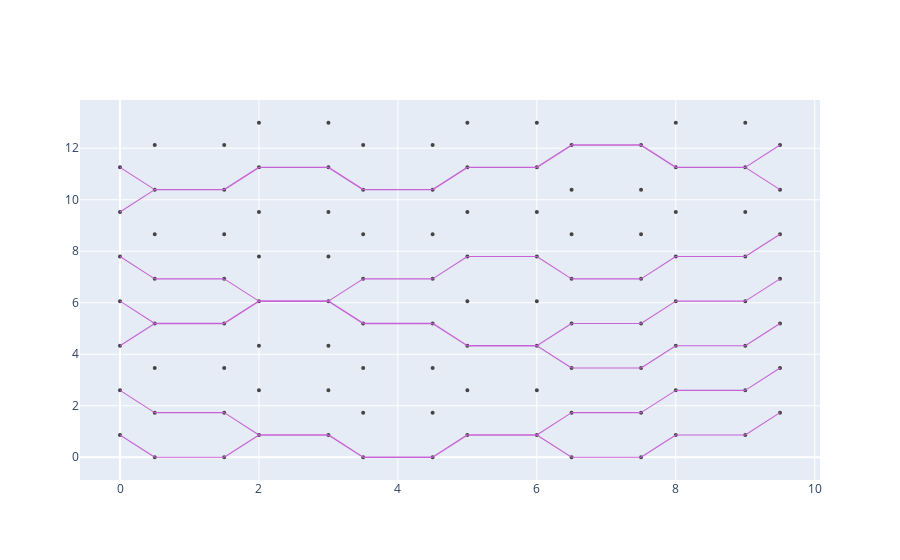

Write notebook code for a chart like this one.
### Code cell
# plot network with data of choice
flow.circuit.edges['conductivity']=nsol.y.transpose()[-1]*1.
flow.circuit.edges['flow_rate'], dP=flow.calc_configuration_flow()
flow.circuit.draw_weight_scaling=2.
fig=flow.circuit.plot_circuit(linewidth=[flow.circuit.edges['conductivity']])
fig.show()

### Figure 1 — Plotly figure (JSON) as saved in the notebook; plotly's stock layout.template omitted (floating-point values rounded to 4 significant figures; data arrays with more than 128 entries replaced by an {"elided": "..."} marker saying what was removed)
{"data": [{"hoverinfo": "text", "hovertext": ["label: 0<br>source: 0.0<br>", "label: 1<br>source: -1.0<br>", "label: 2<br>source: 0.0<br>", "label: 3<br>source: -1.0<br>", "label: 4<br>source: 0.0<br>", "label: 5<br>source: -1.0<br>", "label: 6<br>source: 0.0<br>", "label: 7<br>source: -1.0<br>", "label: 8<br>source: 0.0<br>", "label: 9<br>source: -1.0<br>", "label: 10<br>source: 0.0<br>", "label: 11<br>source: -1.0<br>", "label: 12<br>source: 0.0<br>", "label: 13<br>source: -1.0<br>", "label: 14<br>source: 0.0<br>", "label: 15<br>source: 0.0<br>", "label: 16<br>source: 0.0<br>", "label: 17<br>source: 0.0<br>", "label: 18<br>source: 0.0<br>", "label: 19<br>source: 0.0<br>", "label: 20<br>source: 0.0<br>", "label: 21<br>source: 0.0<br>", "label: 22<br>source: 0.0<br>", "label: 23<br>source: 0.0<br>", "label: 24<br>source: 0.0<br>", "label: 25<br>source: 0.0<br>", "label: 26<br>source: 0.0<br>", "label: 27<br>source: 0.0<br>", "label: 28<br>source: 0.0<br>", "label: 29<br>source: 0.0<br>", "label: 30<br>source: 0.0<br>", "label: 31<br>source: 0.0<br>", "label: 32<br>source: 0.0<br>", "label: 33<br>source: 0.0<br>", "label: 34<br>source: 0.0<br>", "label: 35<br>source: 0.0<br>", "label: 36<br>source: 0.0<br>", "label: 37<br>source: 0.0<br>", "label: 38<br>source: 0.0<br>", "label: 39<br>source: 0.0<br>", "label: 40<br>source: 0.0<br>", "label: 41<br>source: 0.0<br>", "label: 42<br>source: 0.0<br>", "label: 43<br>source: 0.0<br>", "label: 44<br>source: 0.0<br>", "label: 45<br>source: 0.0<br>", "label: 46<br>source: 0.0<br>", "label: 47<br>source: 0.0<br>", "label: 48<br>source: 0.0<br>", "label: 49<br>source: 0.0<br>", "label: 50<br>source: 0.0<br>", "label: 51<br>source: 0.0<br>", "label: 52<br>source: 0.0<br>", "label: 53<br>source: 0.0<br>", "label: 54<br>source: 0.0<br>", "label: 55<br>source: 0.0<br>", "label: 56<br>source: 0.0<br>", "label: 57<br>source: 0.0<br>", "label: 58<br>source: 0.0<br>", "label: 59<br>source: 0.0<br>", "label: 60<br>source: 0.0<br>", "label: 61<br>source: 0.0<br>", "label: 62<br>source: 0.0<br>", "label: 63<br>source: 0.0<br>", "label: 64<br>source: 0.0<br>", "label: 65<br>source: 0.0<br>", "label: 66<br>source: 0.0<br>", "label: 67<br>source: 0.0<br>", "label: 68<br>source: 0.0<br>", "label: 69<br>source: 0.0<br>", "label: 70<br>source: 0.0<br>", "label: 71<br>source: 0.0<br>", "label: 72<br>source: 0.0<br>", "label: 73<br>source: 0.0<br>", "label: 74<br>source: 0.0<br>", "label: 75<br>source: 0.0<br>", "label: 76<br>source: 0.0<br>", "label: 77<br>source: 0.0<br>", "label: 78<br>source: 0.0<br>", "label: 79<br>source: 0.0<br>", "label: 80<br>source: 0.0<br>", "label: 81<br>source: 0.0<br>", "label: 82<br>source: 0.0<br>", "label: 83<br>source: 0.0<br>", "label: 84<br>source: 0.0<br>", "label: 85<br>source: 0.0<br>", "label: 86<br>source: 0.0<br>", "label: 87<br>source: 0.0<br>", "label: 88<br>source: 0.0<br>", "label: 89<br>source: 0.0<br>", "label: 90<br>source: 0.0<br>", "label: 91<br>source: 0.0<br>", "label: 92<br>source: 0.0<br>", "label: 93<br>source: 0.0<br>", "label: 94<br>source: 0.0<br>", "label: 95<br>source: 0.0<br>", "label: 96<br>source: 1.0<br>", "label: 97<br>source: 0.0<br>", "label: 98<br>source: 1.0<br>", "label: 99<br>source: 0.0<br>", "label: 100<br>source: 1.0<br>", "label: 101<br>source: 0.0<br>", "label: 102<br>source: 1.0<br>", "label: 103<br>source: 0.0<br>", "label: 104<br>source: 1.0<br>", "label: 105<br>source: 0.0<br>", "label: 106<br>source: 1.0<br>", "label: 107<br>source: 0.0<br>", "label: 108<br>source: 1.0<br>", "label: 109<br>source: 0.0<br>"], "marker": {"color": "#a845b5", "line": {"width": 2}, "size": 2}, "mode": "markers", "type": "scatter", "x": [0.5, 0, 0.5, 0, 0.5, 0, 0.5, 0, 0.5, 0, 0.5, 0, 0.5, 0, 0.5, 1.5, 2, 1.5, 2, 1.5, 2, 1.5, 2, 1.5, 2, 1.5, 2, 1.5, 2, 1.5, 2, 3.5, 3, 3.5, 3, 3.5, 3, 3.5, 3, 3.5, 3, 3.5, 3, 3.5, 3, 3.5, 3, 4.5, 5, 4.5, 5, 4.5, 5, 4.5, 5, 4.5, 5, 4.5, 5, 4.5, 5, 4.5, 5, 6.5, 6, 6.5, 6, 6.5, 6, 6.5, 6, 6.5, 6, 6.5, 6, 6.5, 6, 6.5, 6, 7.5, 8, 7.5, 8, 7.5, 8, 7.5, 8, 7.5, 8, 7.5, 8, 7.5, 8, 7.5, 8, 9, 9.5, 9, 9.5, 9, 9.5, 9, 9.5, 9, 9.5, 9, 9.5, 9, 9.5, 9], "y": [0, 0.866, 1.732, 2.598, 3.464, 4.33, 5.196, 6.062, 6.928, 7.794, 8.66, 9.526, 10.39, 11.26, 12.12, 0, 0.866, 1.732, 2.598, 3.464, 4.33, 5.196, 6.062, 6.928, 7.794, 8.66, 9.526, 10.39, 11.26, 12.12, 12.99, 0, 0.866, 1.732, 2.598, 3.464, 4.33, 5.196, 6.062, 6.928, 7.794, 8.66, 9.526, 10.39, 11.26, 12.12, 12.99, 0, 0.866, 1.732, 2.598, 3.464, 4.33, 5.196, 6.062, 6.928, 7.794, 8.66, 9.526, 10.39, 11.26, 12.12, 12.99, 0, 0.866, 1.732, 2.598, 3.464, 4.33, 5.196, 6.062, 6.928, 7.794, 8.66, 9.526, 10.39, 11.26, 12.12, 12.99, 0, 0.866, 1.732, 2.598, 3.464, 4.33, 5.196, 6.062, 6.928, 7.794, 8.66, 9.526, 10.39, 11.26, 12.12, 12.99, 0.866, 1.732, 2.598, 3.464, 4.33, 5.196, 6.062, 6.928, 7.794, 8.66, 9.526, 10.39, 11.26, 12.12, 12.99]}, {"hoverinfo": "none", "line": {"color": "#c762d4", "width": 1.122}, "mode": "lines", "type": "scatter", "x": [0.5, 0, null], "y": [0, 0.866, null]}, {"hoverinfo": "none", "line": {"color": "#c762d4", "width": 1.122}, "mode": "lines", "type": "scatter", "x": [0.5, 1.5, null], "y": [0, 0, null]}, {"hoverinfo": "none", "line": {"color": "#c762d4", "width": 4.645e-05}, "mode": "lines", "type": "scatter", "x": [0, 0.5, null], "y": [0.866, 1.732, null]}, {"hoverinfo": "none", "line": {"color": "#c762d4", "width": 1.122}, "mode": "lines", "type": "scatter", "x": [0.5, 0, null], "y": [1.732, 2.598, null]}, {"hoverinfo": "none", "line": {"color": "#c762d4", "width": 1.122}, "mode": "lines", "type": "scatter", "x": [0.5, 1.5, null], "y": [1.732, 1.732, null]}, {"hoverinfo": "none", "line": {"color": "#c762d4", "width": 5.368e-05}, "mode": "lines", "type": "scatter", "x": [0, 0.5, null], "y": [2.598, 3.464, null]}, {"hoverinfo": "none", "line": {"color": "#c762d4", "width": 6.932e-05}, "mode": "lines", "type": "scatter", "x": [0.5, 0, null], "y": [3.464, 4.33, null]}, {"hoverinfo": "none", "line": {"color": "#c762d4", "width": 7.868e-05}, "mode": "lines", "type": "scatter", "x": [0.5, 1.5, null], "y": [3.464, 3.464, null]}, {"hoverinfo": "none", "line": {"color": "#c762d4", "width": 1.122}, "mode": "lines", "type": "scatter", "x": [0, 0.5, null], "y": [4.33, 5.196, null]}, {"hoverinfo": "none", "line": {"color": "#c762d4", "width": 1.122}, "mode": "lines", "type": "scatter", "x": [0.5, 0, null], "y": [5.196, 6.062, null]}, {"hoverinfo": "none", "line": {"color": "#c762d4", "width": 1.414}, "mode": "lines", "type": "scatter", "x": [0.5, 1.5, null], "y": [5.196, 5.196, null]}, {"hoverinfo": "none", "line": {"color": "#c762d4", "width": 2.645e-05}, "mode": "lines", "type": "scatter", "x": [0, 0.5, null], "y": [6.062, 6.928, null]}, {"hoverinfo": "none", "line": {"color": "#c762d4", "width": 1.122}, "mode": "lines", "type": "scatter", "x": [0.5, 0, null], "y": [6.928, 7.794, null]}, {"hoverinfo": "none", "line": {"color": "#c762d4", "width": 1.122}, "mode": "lines", "type": "scatter", "x": [0.5, 1.5, null], "y": [6.928, 6.928, null]}, {"hoverinfo": "none", "line": {"color": "#c762d4", "width": 0.000347}, "mode": "lines", "type": "scatter", "x": [0, 0.5, null], "y": [7.794, 8.66, null]}, {"hoverinfo": "none", "line": {"color": "#c762d4", "width": 3.127e-05}, "mode": "lines", "type": "scatter", "x": [0.5, 0, null], "y": [8.66, 9.526, null]}, {"hoverinfo": "none", "line": {"color": "#c762d4", "width": 0.000347}, "mode": "lines", "type": "scatter", "x": [0.5, 1.5, null], "y": [8.66, 8.66, null]}, {"hoverinfo": "none", "line": {"color": "#c762d4", "width": 1.122}, "mode": "lines", "type": "scatter", "x": [0, 0.5, null], "y": [9.526, 10.39, null]}, {"hoverinfo": "none", "line": {"color": "#c762d4", "width": 1.122}, "mode": "lines", "type": "scatter", "x": [0.5, 0, null], "y": [10.39, 11.26, null]}, {"hoverinfo": "none", "line": {"color": "#c762d4", "width": 1.414}, "mode": "lines", "type": "scatter", "x": [0.5, 1.5, null], "y": [10.39, 10.39, null]}, {"hoverinfo": "none", "line": {"color": "#c762d4", "width": 8.983e-05}, "mode": "lines", "type": "scatter", "x": [0, 0.5, null], "y": [11.26, 12.12, null]}, {"hoverinfo": "none", "line": {"color": "#c762d4", "width": 8.983e-05}, "mode": "lines", "type": "scatter", "x": [0.5, 1.5, null], "y": [12.12, 12.12, null]}, {"hoverinfo": "none", "line": {"color": "#c762d4", "width": 1.122}, "mode": "lines", "type": "scatter", "x": [1.5, 2, null], "y": [0, 0.866, null]}, {"hoverinfo": "none", "line": {"color": "#c762d4", "width": 1.122}, "mode": "lines", "type": "scatter", "x": [2, 1.5, null], "y": [0.866, 1.732, null]}, {"hoverinfo": "none", "line": {"color": "#c762d4", "width": 1.414}, "mode": "lines", "type": "scatter", "x": [2, 3, null], "y": [0.866, 0.866, null]}, {"hoverinfo": "none", "line": {"color": "#c762d4", "width": 6.384e-05}, "mode": "lines", "type": "scatter", "x": [1.5, 2, null], "y": [1.732, 2.598, null]}, {"hoverinfo": "none", "line": {"color": "#c762d4", "width": 6.998e-05}, "mode": "lines", "type": "scatter", "x": [2, 1.5, null], "y": [2.598, 3.464, null]}, {"hoverinfo": "none", "line": {"color": "#c762d4", "width": 8.445e-05}, "mode": "lines", "type": "scatter", "x": [2, 3, null], "y": [2.598, 2.598, null]}, {"hoverinfo": "none", "line": {"color": "#c762d4", "width": 5.262e-05}, "mode": "lines", "type": "scatter", "x": [1.5, 2, null], "y": [3.464, 4.33, null]}, {"hoverinfo": "none", "line": {"color": "#c762d4", "width": 4.229e-05}, "mode": "lines", "type": "scatter", "x": [2, 1.5, null], "y": [4.33, 5.196, null]}, {"hoverinfo": "none", "line": {"color": "#c762d4", "width": 6.021e-05}, "mode": "lines", "type": "scatter", "x": [2, 3, null], "y": [4.33, 4.33, null]}, {"hoverinfo": "none", "line": {"color": "#c762d4", "width": 1.414}, "mode": "lines", "type": "scatter", "x": [1.5, 2, null], "y": [5.196, 6.062, null]}, {"hoverinfo": "none", "line": {"color": "#c762d4", "width": 1.122}, "mode": "lines", "type": "scatter", "x": [2, 1.5, null], "y": [6.062, 6.928, null]}, {"hoverinfo": "none", "line": {"color": "#c762d4", "width": 1.619}, "mode": "lines", "type": "scatter", "x": [2, 3, null], "y": [6.062, 6.062, null]}, {"hoverinfo": "none", "line": {"color": "#c762d4", "width": 4.334e-05}, "mode": "lines", "type": "scatter", "x": [1.5, 2, null], "y": [6.928, 7.794, null]}, {"hoverinfo": "none", "line": {"color": "#c762d4", "width": 7.903e-05}, "mode": "lines", "type": "scatter", "x": [2, 1.5, null], "y": [7.794, 8.66, null]}, {"hoverinfo": "none", "line": {"color": "#c762d4", "width": 8.286e-05}, "mode": "lines", "type": "scatter", "x": [2, 3, null], "y": [7.794, 7.794, null]}, {"hoverinfo": "none", "line": {"color": "#c762d4", "width": 0.0003463}, "mode": "lines", "type": "scatter", "x": [1.5, 2, null], "y": [8.66, 9.526, null]}, {"hoverinfo": "none", "line": {"color": "#c762d4", "width": 0.0001189}, "mode": "lines", "type": "scatter", "x": [2, 1.5, null], "y": [9.526, 10.39, null]}, {"hoverinfo": "none", "line": {"color": "#c762d4", "width": 0.0003473}, "mode": "lines", "type": "scatter", "x": [2, 3, null], "y": [9.526, 9.526, null]}, {"hoverinfo": "none", "line": {"color": "#c762d4", "width": 1.414}, "mode": "lines", "type": "scatter", "x": [1.5, 2, null], "y": [10.39, 11.26, null]}, {"hoverinfo": "none", "line": {"color": "#c762d4", "width": 7.272e-05}, "mode": "lines", "type": "scatter", "x": [2, 1.5, null], "y": [11.26, 12.12, null]}, {"hoverinfo": "none", "line": {"color": "#c762d4", "width": 1.414}, "mode": "lines", "type": "scatter", "x": [2, 3, null], "y": [11.26, 11.26, null]}, {"hoverinfo": "none", "line": {"color": "#c762d4", "width": 6.993e-05}, "mode": "lines", "type": "scatter", "x": [1.5, 2, null], "y": [12.12, 12.99, null]}, {"hoverinfo": "none", "line": {"color": "#c762d4", "width": 6.993e-05}, "mode": "lines", "type": "scatter", "x": [2, 3, null], "y": [12.99, 12.99, null]}, {"hoverinfo": "none", "line": {"color": "#c762d4", "width": 1.414}, "mode": "lines", "type": "scatter", "x": [3.5, 3, null], "y": [0, 0.866, null]}, {"hoverinfo": "none", "line": {"color": "#c762d4", "width": 1.414}, "mode": "lines", "type": "scatter", "x": [3.5, 4.5, null], "y": [0, 0, null]}, {"hoverinfo": "none", "line": {"color": "#c762d4", "width": 3.361e-05}, "mode": "lines", "type": "scatter", "x": [3, 3.5, null], "y": [0.866, 1.732, null]}, {"hoverinfo": "none", "line": {"color": "#c762d4", "width": 5.429e-05}, "mode": "lines", "type": "scatter", "x": [3.5, 3, null], "y": [1.732, 2.598, null]}, {"hoverinfo": "none", "line": {"color": "#c762d4", "width": 5.782e-05}, "mode": "lines", "type": "scatter", "x": [3.5, 4.5, null], "y": [1.732, 1.732, null]}, {"hoverinfo": "none", "line": {"color": "#c762d4", "width": 7.632e-05}, "mode": "lines", "type": "scatter", "x": [3, 3.5, null], "y": [2.598, 3.464, null]}, {"hoverinfo": "none", "line": {"color": "#c762d4", "width": 3.531e-05}, "mode": "lines", "type": "scatter", "x": [3.5, 3, null], "y": [3.464, 4.33, null]}, {"hoverinfo": "none", "line": {"color": "#c762d4", "width": 7.833e-05}, "mode": "lines", "type": "scatter", "x": [3.5, 4.5, null], "y": [3.464, 3.464, null]}, {"hoverinfo": "none", "line": {"color": "#c762d4", "width": 5.623e-05}, "mode": "lines", "type": "scatter", "x": [3, 3.5, null], "y": [4.33, 5.196, null]}, {"hoverinfo": "none", "line": {"color": "#c762d4", "width": 1.414}, "mode": "lines", "type": "scatter", "x": [3.5, 3, null], "y": [5.196, 6.062, null]}, {"hoverinfo": "none", "line": {"color": "#c762d4", "width": 1.414}, "mode": "lines", "type": "scatter", "x": [3.5, 4.5, null], "y": [5.196, 5.196, null]}, {"hoverinfo": "none", "line": {"color": "#c762d4", "width": 1.122}, "mode": "lines", "type": "scatter", "x": [3, 3.5, null], "y": [6.062, 6.928, null]}, {"hoverinfo": "none", "line": {"color": "#c762d4", "width": 7.072e-05}, "mode": "lines", "type": "scatter", "x": [3.5, 3, null], "y": [6.928, 7.794, null]}, {"hoverinfo": "none", "line": {"color": "#c762d4", "width": 1.122}, "mode": "lines", "type": "scatter", "x": [3.5, 4.5, null], "y": [6.928, 6.928, null]}, {"hoverinfo": "none", "line": {"color": "#c762d4", "width": 6.051e-05}, "mode": "lines", "type": "scatter", "x": [3, 3.5, null], "y": [7.794, 8.66, null]}, {"hoverinfo": "none", "line": {"color": "#c762d4", "width": 0.0003466}, "mode": "lines", "type": "scatter", "x": [3.5, 3, null], "y": [8.66, 9.526, null]}, {"hoverinfo": "none", "line": {"color": "#c762d4", "width": 0.0003469}, "mode": "lines", "type": "scatter", "x": [3.5, 4.5, null], "y": [8.66, 8.66, null]}, {"hoverinfo": "none", "line": {"color": "#c762d4", "width": 7.623e-05}, "mode": "lines", "type": "scatter", "x": [3, 3.5, null], "y": [9.526, 10.39, null]}, {"hoverinfo": "none", "line": {"color": "#c762d4", "width": 1.414}, "mode": "lines", "type": "scatter", "x": [3.5, 3, null], "y": [10.39, 11.26, null]}, {"hoverinfo": "none", "line": {"color": "#c762d4", "width": 1.414}, "mode": "lines", "type": "scatter", "x": [3.5, 4.5, null], "y": [10.39, 10.39, null]}, {"hoverinfo": "none", "line": {"color": "#c762d4", "width": 5.788e-05}, "mode": "lines", "type": "scatter", "x": [3, 3.5, null], "y": [11.26, 12.12, null]}, {"hoverinfo": "none", "line": {"color": "#c762d4", "width": 6.993e-05}, "mode": "lines", "type": "scatter", "x": [3.5, 3, null], "y": [12.12, 12.99, null]}, {"hoverinfo": "none", "line": {"color": "#c762d4", "width": 8.115e-05}, "mode": "lines", "type": "scatter", "x": [3.5, 4.5, null], "y": [12.12, 12.12, null]}, {"hoverinfo": "none", "line": {"color": "#c762d4", "width": 1.414}, "mode": "lines", "type": "scatter", "x": [4.5, 5, null], "y": [0, 0.866, null]}, {"hoverinfo": "none", "line": {"color": "#c762d4", "width": 3.878e-05}, "mode": "lines", "type": "scatter", "x": [5, 4.5, null], "y": [0.866, 1.732, null]}, {"hoverinfo": "none", "line": {"color": "#c762d4", "width": 1.414}, "mode": "lines", "type": "scatter", "x": [5, 6, null], "y": [0.866, 0.866, null]}, {"hoverinfo": "none", "line": {"color": "#c762d4", "width": 5.14e-05}, "mode": "lines", "type": "scatter", "x": [4.5, 5, null], "y": [1.732, 2.598, null]}, {"hoverinfo": "none", "line": {"color": "#c762d4", "width": 6.599e-05}, "mode": "lines", "type": "scatter", "x": [5, 4.5, null], "y": [2.598, 3.464, null]}, {"hoverinfo": "none", "line": {"color": "#c762d4", "width": 7.49e-05}, "mode": "lines", "type": "scatter", "x": [5, 6, null], "y": [2.598, 2.598, null]}, {"hoverinfo": "none", "line": {"color": "#c762d4", "width": 5.795e-05}, "mode": "lines", "type": "scatter", "x": [4.5, 5, null], "y": [3.464, 4.33, null]}, {"hoverinfo": "none", "line": {"color": "#c762d4", "width": 1.414}, "mode": "lines", "type": "scatter", "x": [5, 4.5, null], "y": [4.33, 5.196, null]}, {"hoverinfo": "none", "line": {"color": "#c762d4", "width": 1.414}, "mode": "lines", "type": "scatter", "x": [5, 6, null], "y": [4.33, 4.33, null]}, {"hoverinfo": "none", "line": {"color": "#c762d4", "width": 7.282e-05}, "mode": "lines", "type": "scatter", "x": [4.5, 5, null], "y": [5.196, 6.062, null]}, {"hoverinfo": "none", "line": {"color": "#c762d4", "width": 6.751e-05}, "mode": "lines", "type": "scatter", "x": [5, 4.5, null], "y": [6.062, 6.928, null]}, {"hoverinfo": "none", "line": {"color": "#c762d4", "width": 8.779e-05}, "mode": "lines", "type": "scatter", "x": [5, 6, null], "y": [6.062, 6.062, null]}, {"hoverinfo": "none", "line": {"color": "#c762d4", "width": 1.122}, "mode": "lines", "type": "scatter", "x": [4.5, 5, null], "y": [6.928, 7.794, null]}, {"hoverinfo": "none", "line": {"color": "#c762d4", "width": 2.5e-05}, "mode": "lines", "type": "scatter", "x": [5, 4.5, null], "y": [7.794, 8.66, null]}, {"hoverinfo": "none", "line": {"color": "#c762d4", "width": 1.122}, "mode": "lines", "type": "scatter", "x": [5, 6, null], "y": [7.794, 7.794, null]}, {"hoverinfo": "none", "line": {"color": "#c762d4", "width": 0.0003469}, "mode": "lines", "type": "scatter", "x": [4.5, 5, null], "y": [8.66, 9.526, null]}, {"hoverinfo": "none", "line": {"color": "#c762d4", "width": 7.858e-05}, "mode": "lines", "type": "scatter", "x": [5, 4.5, null], "y": [9.526, 10.39, null]}, {"hoverinfo": "none", "line": {"color": "#c762d4", "width": 0.0003477}, "mode": "lines", "type": "scatter", "x": [5, 6, null], "y": [9.526, 9.526, null]}, {"hoverinfo": "none", "line": {"color": "#c762d4", "width": 1.414}, "mode": "lines", "type": "scatter", "x": [4.5, 5, null], "y": [10.39, 11.26, null]}, {"hoverinfo": "none", "line": {"color": "#c762d4", "width": 4.162e-05}, "mode": "lines", "type": "scatter", "x": [5, 4.5, null], "y": [11.26, 12.12, null]}, {"hoverinfo": "none", "line": {"color": "#c762d4", "width": 1.414}, "mode": "lines", "type": "scatter", "x": [5, 6, null], "y": [11.26, 11.26, null]}, {"hoverinfo": "none", "line": {"color": "#c762d4", "width": 7.772e-05}, "mode": "lines", "type": "scatter", "x": [4.5, 5, null], "y": [12.12, 12.99, null]}, {"hoverinfo": "none", "line": {"color": "#c762d4", "width": 7.772e-05}, "mode": "lines", "type": "scatter", "x": [5, 6, null], "y": [12.99, 12.99, null]}, {"hoverinfo": "none", "line": {"color": "#c762d4", "width": 1.122}, "mode": "lines", "type": "scatter", "x": [6.5, 6, null], "y": [0, 0.866, null]}, {"hoverinfo": "none", "line": {"color": "#c762d4", "width": 1.122}, "mode": "lines", "type": "scatter", "x": [6.5, 7.5, null], "y": [0, 0, null]}, {"hoverinfo": "none", "line": {"color": "#c762d4", "width": 1.122}, "mode": "lines", "type": "scatter", "x": [6, 6.5, null], "y": [0.866, 1.732, null]}, {"hoverinfo": "none", "line": {"color": "#c762d4", "width": 6.449e-05}, "mode": "lines", "type": "scatter", "x": [6.5, 6, null], "y": [1.732, 2.598, null]}, {"hoverinfo": "none", "line": {"color": "#c762d4", "width": 1.122}, "mode": "lines", "type": "scatter", "x": [6.5, 7.5, null], "y": [1.732, 1.732, null]}, {"hoverinfo": "none", "line": {"color": "#c762d4", "width": 5.368e-05}, "mode": "lines", "type": "scatter", "x": [6, 6.5, null], "y": [2.598, 3.464, null]}, {"hoverinfo": "none", "line": {"color": "#c762d4", "width": 1.122}, "mode": "lines", "type": "scatter", "x": [6.5, 6, null], "y": [3.464, 4.33, null]}, {"hoverinfo": "none", "line": {"color": "#c762d4", "width": 1.122}, "mode": "lines", "type": "scatter", "x": [6.5, 7.5, null], "y": [3.464, 3.464, null]}, {"hoverinfo": "none", "line": {"color": "#c762d4", "width": 1.122}, "mode": "lines", "type": "scatter", "x": [6, 6.5, null], "y": [4.33, 5.196, null]}, {"hoverinfo": "none", "line": {"color": "#c762d4", "width": 4.044e-05}, "mode": "lines", "type": "scatter", "x": [6.5, 6, null], "y": [5.196, 6.062, null]}, {"hoverinfo": "none", "line": {"color": "#c762d4", "width": 1.122}, "mode": "lines", "type": "scatter", "x": [6.5, 7.5, null], "y": [5.196, 5.196, null]}, {"hoverinfo": "none", "line": {"color": "#c762d4", "width": 8.841e-05}, "mode": "lines", "type": "scatter", "x": [6, 6.5, null], "y": [6.062, 6.928, null]}, {"hoverinfo": "none", "line": {"color": "#c762d4", "width": 1.122}, "mode": "lines", "type": "scatter", "x": [6.5, 6, null], "y": [6.928, 7.794, null]}, {"hoverinfo": "none", "line": {"color": "#c762d4", "width": 1.122}, "mode": "lines", "type": "scatter", "x": [6.5, 7.5, null], "y": [6.928, 6.928, null]}, {"hoverinfo": "none", "line": {"color": "#c762d4", "width": 8.32e-05}, "mode": "lines", "type": "scatter", "x": [6, 6.5, null], "y": [7.794, 8.66, null]}, {"hoverinfo": "none", "line": {"color": "#c762d4", "width": 0.0003477}, "mode": "lines", "type": "scatter", "x": [6.5, 6, null], "y": [8.66, 9.526, null]}, {"hoverinfo": "none", "line": {"color": "#c762d4", "width": 0.0003487}, "mode": "lines", "type": "scatter", "x": [6.5, 7.5, null], "y": [8.66, 8.66, null]}, {"hoverinfo": "none", "line": {"color": "#c762d4", "width": 3.992e-05}, "mode": "lines", "type": "scatter", "x": [6, 6.5, null], "y": [9.526, 10.39, null]}, {"hoverinfo": "none", "line": {"color": "#c762d4", "width": 0.0001327}, "mode": "lines", "type": "scatter", "x": [6.5, 6, null], "y": [10.39, 11.26, null]}, {"hoverinfo": "none", "line": {"color": "#c762d4", "width": 0.0001331}, "mode": "lines", "type": "scatter", "x": [6.5, 7.5, null], "y": [10.39, 10.39, null]}, {"hoverinfo": "none", "line": {"color": "#c762d4", "width": 1.414}, "mode": "lines", "type": "scatter", "x": [6, 6.5, null], "y": [11.26, 12.12, null]}, {"hoverinfo": "none", "line": {"color": "#c762d4", "width": 7.772e-05}, "mode": "lines", "type": "scatter", "x": [6.5, 6, null], "y": [12.12, 12.99, null]}, {"hoverinfo": "none", "line": {"color": "#c762d4", "width": 1.414}, "mode": "lines", "type": "scatter", "x": [6.5, 7.5, null], "y": [12.12, 12.12, null]}, {"hoverinfo": "none", "line": {"color": "#c762d4", "width": 1.122}, "mode": "lines", "type": "scatter", "x": [7.5, 8, null], "y": [0, 0.866, null]}, {"hoverinfo": "none", "line": {"color": "#c762d4", "width": 9.009e-05}, "mode": "lines", "type": "scatter", "x": [8, 7.5, null], "y": [0.866, 1.732, null]}, {"hoverinfo": "none", "line": {"color": "#c762d4", "width": 1.122}, "mode": "lines", "type": "scatter", "x": [8, 9, null], "y": [0.866, 0.866, null]}, {"hoverinfo": "none", "line": {"color": "#c762d4", "width": 1.122}, "mode": "lines", "type": "scatter", "x": [7.5, 8, null], "y": [1.732, 2.598, null]}, {"hoverinfo": "none", "line": {"color": "#c762d4", "width": 3.899e-05}, "mode": "lines", "type": "scatter", "x": [8, 7.5, null], "y": [2.598, 3.464, null]}, {"hoverinfo": "none", "line": {"color": "#c762d4", "width": 1.122}, "mode": "lines", "type": "scatter", "x": [8, 9, null], "y": [2.598, 2.598, null]}, {"hoverinfo": "none", "line": {"color": "#c762d4", "width": 1.122}, "mode": "lines", "type": "scatter", "x": [7.5, 8, null], "y": [3.464, 4.33, null]}, {"hoverinfo": "none", "line": {"color": "#c762d4", "width": 4.368e-05}, "mode": "lines", "type": "scatter", "x": [8, 7.5, null], "y": [4.33, 5.196, null]}, {"hoverinfo": "none", "line": {"color": "#c762d4", "width": 1.122}, "mode": "lines", "type": "scatter", "x": [8, 9, null], "y": [4.33, 4.33, null]}, {"hoverinfo": "none", "line": {"color": "#c762d4", "width": 1.122}, "mode": "lines", "type": "scatter", "x": [7.5, 8, null], "y": [5.196, 6.062, null]}, {"hoverinfo": "none", "line": {"color": "#c762d4", "width": 2.791e-05}, "mode": "lines", "type": "scatter", "x": [8, 7.5, null], "y": [6.062, 6.928, null]}, {"hoverinfo": "none", "line": {"color": "#c762d4", "width": 1.122}, "mode": "lines", "type": "scatter", "x": [8, 9, null], "y": [6.062, 6.062, null]}, {"hoverinfo": "none", "line": {"color": "#c762d4", "width": 1.122}, "mode": "lines", "type": "scatter", "x": [7.5, 8, null], "y": [6.928, 7.794, null]}, {"hoverinfo": "none", "line": {"color": "#c762d4", "width": 0.0003475}, "mode": "lines", "type": "scatter", "x": [8, 7.5, null], "y": [7.794, 8.66, null]}, {"hoverinfo": "none", "line": {"color": "#c762d4", "width": 1.122}, "mode": "lines", "type": "scatter", "x": [8, 9, null], "y": [7.794, 7.794, null]}, {"hoverinfo": "none", "line": {"color": "#c762d4", "width": 0.00012}, "mode": "lines", "type": "scatter", "x": [7.5, 8, null], "y": [8.66, 9.526, null]}, {"hoverinfo": "none", "line": {"color": "#c762d4", "width": 0.0001328}, "mode": "lines", "type": "scatter", "x": [8, 7.5, null], "y": [9.526, 10.39, null]}, {"hoverinfo": "none", "line": {"color": "#c762d4", "width": 0.0001558}, "mode": "lines", "type": "scatter", "x": [8, 9, null], "y": [9.526, 9.526, null]}, {"hoverinfo": "none", "line": {"color": "#c762d4", "width": 3.823e-05}, "mode": "lines", "type": "scatter", "x": [7.5, 8, null], "y": [10.39, 11.26, null]}, {"hoverinfo": "none", "line": {"color": "#c762d4", "width": 1.414}, "mode": "lines", "type": "scatter", "x": [8, 7.5, null], "y": [11.26, 12.12, null]}, {"hoverinfo": "none", "line": {"color": "#c762d4", "width": 1.414}, "mode": "lines", "type": "scatter", "x": [8, 9, null], "y": [11.26, 11.26, null]}, {"hoverinfo": "none", "line": {"color": "#c762d4", "width": 5.654e-05}, "mode": "lines", "type": "scatter", "x": [7.5, 8, null], "y": [12.12, 12.99, null]}, {"hoverinfo": "none", "line": {"color": "#c762d4", "width": 5.654e-05}, "mode": "lines", "type": "scatter", "x": [8, 9, null], "y": [12.99, 12.99, null]}, {"hoverinfo": "none", "line": {"color": "#c762d4", "width": 1.122}, "mode": "lines", "type": "scatter", "x": [9, 9.5, null], "y": [0.866, 1.732, null]}, {"hoverinfo": "none", "line": {"color": "#c762d4", "width": 3.431e-05}, "mode": "lines", "type": "scatter", "x": [9.5, 9, null], "y": [1.732, 2.598, null]}, {"hoverinfo": "none", "line": {"color": "#c762d4", "width": 1.122}, "mode": "lines", "type": "scatter", "x": [9, 9.5, null], "y": [2.598, 3.464, null]}, {"hoverinfo": "none", "line": {"color": "#c762d4", "width": 4.056e-05}, "mode": "lines", "type": "scatter", "x": [9.5, 9, null], "y": [3.464, 4.33, null]}, {"hoverinfo": "none", "line": {"color": "#c762d4", "width": 1.122}, "mode": "lines", "type": "scatter", "x": [9, 9.5, null], "y": [4.33, 5.196, null]}, {"hoverinfo": "none", "line": {"color": "#c762d4", "width": 3.066e-05}, "mode": "lines", "type": "scatter", "x": [9.5, 9, null], "y": [5.196, 6.062, null]}, {"hoverinfo": "none", "line": {"color": "#c762d4", "width": 1.122}, "mode": "lines", "type": "scatter", "x": [9, 9.5, null], "y": [6.062, 6.928, null]}, {"hoverinfo": "none", "line": {"color": "#c762d4", "width": 3.492e-05}, "mode": "lines", "type": "scatter", "x": [9.5, 9, null], "y": [6.928, 7.794, null]}, {"hoverinfo": "none", "line": {"color": "#c762d4", "width": 1.122}, "mode": "lines", "type": "scatter", "x": [9, 9.5, null], "y": [7.794, 8.66, null]}, {"hoverinfo": "none", "line": {"color": "#c762d4", "width": 4.004e-05}, "mode": "lines", "type": "scatter", "x": [9.5, 9, null], "y": [8.66, 9.526, null]}, {"hoverinfo": "none", "line": {"color": "#c762d4", "width": 0.0001551}, "mode": "lines", "type": "scatter", "x": [9, 9.5, null], "y": [9.526, 10.39, null]}, {"hoverinfo": "none", "line": {"color": "#c762d4", "width": 1.122}, "mode": "lines", "type": "scatter", "x": [9.5, 9, null], "y": [10.39, 11.26, null]}, {"hoverinfo": "none", "line": {"color": "#c762d4", "width": 1.122}, "mode": "lines", "type": "scatter", "x": [9, 9.5, null], "y": [11.26, 12.12, null]}, {"hoverinfo": "none", "line": {"color": "#c762d4", "width": 5.654e-05}, "mode": "lines", "type": "scatter", "x": [9.5, 9, null], "y": [12.12, 12.99, null]}, {"hoverinfo": "text", "marker": {"color": "#c762d4", "opacity": 0}, "mode": "markers", "text": {"elided": "151 str values"}, "type": "scatter", "x": {"elided": "151 float values"}, "y": {"elided": "151 float values"}}], "layout": {"showlegend": false}}
